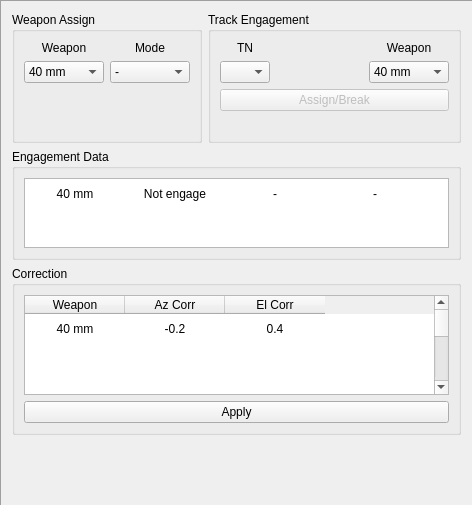
<?xml version="1.0" encoding="UTF-8"?>
<ui version="4.0">
 <class>FrameWAP</class>
 <widget class="QFrame" name="FrameWAP">
  <property name="enabled">
   <bool>true</bool>
  </property>
  <property name="geometry">
   <rect>
    <x>0</x>
    <y>0</y>
    <width>473</width>
    <height>506</height>
   </rect>
  </property>
  <property name="sizePolicy">
   <sizepolicy hsizetype="Fixed" vsizetype="Preferred">
    <horstretch>0</horstretch>
    <verstretch>0</verstretch>
   </sizepolicy>
  </property>
  <property name="maximumSize">
   <size>
    <width>16777215</width>
    <height>5006</height>
   </size>
  </property>
  <property name="windowTitle">
   <string>Frame</string>
  </property>
  <property name="frameShape">
   <enum>QFrame::Panel</enum>
  </property>
  <property name="frameShadow">
   <enum>QFrame::Sunken</enum>
  </property>
  <layout class="QGridLayout" name="gridLayout_3">
   <item row="3" column="0">
    <spacer name="verticalSpacer">
     <property name="orientation">
      <enum>Qt::Vertical</enum>
     </property>
     <property name="sizeType">
      <enum>QSizePolicy::Expanding</enum>
     </property>
     <property name="sizeHint" stdset="0">
      <size>
       <width>20</width>
       <height>61</height>
      </size>
     </property>
    </spacer>
   </item>
   <item row="0" column="0">
    <layout class="QHBoxLayout" name="horizontalLayout">
     <item>
      <widget class="QGroupBox" name="groupBoxWAP">
       <property name="styleSheet">
        <string notr="true"/>
       </property>
       <property name="title">
        <string>Weapon Assign</string>
       </property>
       <layout class="QGridLayout" name="gridLayout">
        <item row="0" column="0">
         <layout class="QHBoxLayout" name="horizontalLayout_4">
          <item>
           <layout class="QVBoxLayout" name="verticalLayout_8">
            <item>
             <widget class="QLabel" name="label_6">
              <property name="text">
               <string>Weapon</string>
              </property>
              <property name="alignment">
               <set>Qt::AlignCenter</set>
              </property>
             </widget>
            </item>
            <item>
             <widget class="QComboBox" name="comboBoxWAPWeapon">
              <property name="minimumSize">
               <size>
                <width>80</width>
                <height>0</height>
               </size>
              </property>
              <item>
               <property name="text">
                <string>40 mm</string>
               </property>
              </item>
             </widget>
            </item>
           </layout>
          </item>
          <item>
           <layout class="QVBoxLayout" name="verticalLayout_9">
            <item>
             <widget class="QLabel" name="label_7">
              <property name="text">
               <string>Mode</string>
              </property>
              <property name="alignment">
               <set>Qt::AlignCenter</set>
              </property>
             </widget>
            </item>
            <item>
             <widget class="QComboBox" name="comboBoxWAPMode">
              <property name="minimumSize">
               <size>
                <width>80</width>
                <height>0</height>
               </size>
              </property>
              <item>
               <property name="text">
                <string>-</string>
               </property>
              </item>
              <item>
               <property name="text">
                <string>Direct</string>
               </property>
              </item>
             </widget>
            </item>
           </layout>
          </item>
         </layout>
        </item>
        <item row="1" column="0">
         <spacer name="verticalSpacer_2">
          <property name="orientation">
           <enum>Qt::Vertical</enum>
          </property>
          <property name="sizeHint" stdset="0">
           <size>
            <width>20</width>
            <height>51</height>
           </size>
          </property>
         </spacer>
        </item>
       </layout>
      </widget>
     </item>
     <item>
      <widget class="QGroupBox" name="groupBoxTrackEng">
       <property name="styleSheet">
        <string notr="true"/>
       </property>
       <property name="title">
        <string>Track Engagement</string>
       </property>
       <layout class="QGridLayout" name="gridLayout_6">
        <item row="0" column="0">
         <layout class="QVBoxLayout" name="verticalLayout_3">
          <item>
           <layout class="QHBoxLayout" name="horizontalLayout_3">
            <item>
             <layout class="QHBoxLayout" name="horizontalLayout_2">
              <item>
               <layout class="QVBoxLayout" name="verticalLayout">
                <item>
                 <widget class="QLabel" name="label_2">
                  <property name="text">
                   <string>TN</string>
                  </property>
                  <property name="alignment">
                   <set>Qt::AlignCenter</set>
                  </property>
                 </widget>
                </item>
                <item>
                 <widget class="QComboBox" name="comboBoxTrackEngTN">
                  <property name="sizePolicy">
                   <sizepolicy hsizetype="Preferred" vsizetype="Fixed">
                    <horstretch>0</horstretch>
                    <verstretch>0</verstretch>
                   </sizepolicy>
                  </property>
                  <property name="minimumSize">
                   <size>
                    <width>50</width>
                    <height>0</height>
                   </size>
                  </property>
                  <property name="maximumSize">
                   <size>
                    <width>50</width>
                    <height>16777215</height>
                   </size>
                  </property>
                 </widget>
                </item>
               </layout>
              </item>
              <item>
               <spacer name="horizontalSpacer">
                <property name="orientation">
                 <enum>Qt::Horizontal</enum>
                </property>
                <property name="sizeHint" stdset="0">
                 <size>
                  <width>18</width>
                  <height>20</height>
                 </size>
                </property>
               </spacer>
              </item>
             </layout>
            </item>
            <item>
             <layout class="QVBoxLayout" name="verticalLayout_2">
              <item>
               <widget class="QLabel" name="label_3">
                <property name="text">
                 <string>Weapon</string>
                </property>
                <property name="alignment">
                 <set>Qt::AlignCenter</set>
                </property>
               </widget>
              </item>
              <item>
               <widget class="QComboBox" name="comboBoxTrackEngWeapon">
                <property name="minimumSize">
                 <size>
                  <width>80</width>
                  <height>0</height>
                 </size>
                </property>
                <item>
                 <property name="text">
                  <string>40 mm</string>
                 </property>
                </item>
               </widget>
              </item>
             </layout>
            </item>
           </layout>
          </item>
          <item>
           <widget class="QPushButton" name="pushButtonTrackEngAssign">
            <property name="enabled">
             <bool>false</bool>
            </property>
            <property name="text">
             <string>Assign/Break</string>
            </property>
           </widget>
          </item>
         </layout>
        </item>
        <item row="1" column="0">
         <spacer name="verticalSpacer_4">
          <property name="orientation">
           <enum>Qt::Vertical</enum>
          </property>
          <property name="sizeHint" stdset="0">
           <size>
            <width>20</width>
            <height>18</height>
           </size>
          </property>
         </spacer>
        </item>
       </layout>
      </widget>
     </item>
    </layout>
   </item>
   <item row="2" column="0">
    <widget class="QGroupBox" name="groupBoxCorr">
     <property name="sizePolicy">
      <sizepolicy hsizetype="Preferred" vsizetype="Fixed">
       <horstretch>0</horstretch>
       <verstretch>0</verstretch>
      </sizepolicy>
     </property>
     <property name="maximumSize">
      <size>
       <width>16777215</width>
       <height>300</height>
      </size>
     </property>
     <property name="styleSheet">
      <string notr="true"/>
     </property>
     <property name="title">
      <string>Correction</string>
     </property>
     <layout class="QGridLayout" name="gridLayout_5">
      <item row="0" column="0">
       <widget class="QTableWidget" name="tableWidgetCorrection">
        <property name="sizePolicy">
         <sizepolicy hsizetype="Preferred" vsizetype="Preferred">
          <horstretch>0</horstretch>
          <verstretch>0</verstretch>
         </sizepolicy>
        </property>
        <property name="maximumSize">
         <size>
          <width>1000</width>
          <height>100</height>
         </size>
        </property>
        <property name="styleSheet">
         <string notr="true"/>
        </property>
        <property name="sizeAdjustPolicy">
         <enum>QAbstractScrollArea::AdjustToContents</enum>
        </property>
        <property name="showGrid">
         <bool>false</bool>
        </property>
        <attribute name="horizontalHeaderDefaultSectionSize">
         <number>100</number>
        </attribute>
        <attribute name="verticalHeaderVisible">
         <bool>false</bool>
        </attribute>
        <row>
         <property name="text">
          <string>New Row</string>
         </property>
        </row>
        <row>
         <property name="text">
          <string>New Row</string>
         </property>
        </row>
        <row>
         <property name="text">
          <string>New Row</string>
         </property>
        </row>
        <row>
         <property name="text">
          <string>New Row</string>
         </property>
        </row>
        <row>
         <property name="text">
          <string>New Row</string>
         </property>
        </row>
        <row>
         <property name="text">
          <string>New Row</string>
         </property>
        </row>
        <row>
         <property name="text">
          <string>New Row</string>
         </property>
        </row>
        <row>
         <property name="text">
          <string>New Row</string>
         </property>
        </row>
        <column>
         <property name="text">
          <string>Weapon</string>
         </property>
         <property name="foreground">
          <brush brushstyle="NoBrush">
           <color alpha="255">
            <red>0</red>
            <green>0</green>
            <blue>0</blue>
           </color>
          </brush>
         </property>
        </column>
        <column>
         <property name="text">
          <string>Az Corr</string>
         </property>
        </column>
        <column>
         <property name="text">
          <string>El Corr</string>
         </property>
        </column>
        <item row="0" column="0">
         <property name="text">
          <string>40 mm</string>
         </property>
         <property name="textAlignment">
          <set>AlignCenter</set>
         </property>
        </item>
        <item row="0" column="1">
         <property name="text">
          <string>-0.2</string>
         </property>
         <property name="textAlignment">
          <set>AlignCenter</set>
         </property>
        </item>
        <item row="0" column="2">
         <property name="text">
          <string>0.4</string>
         </property>
         <property name="textAlignment">
          <set>AlignCenter</set>
         </property>
        </item>
       </widget>
      </item>
      <item row="1" column="0">
       <widget class="QPushButton" name="pushButtonCorrectionApply">
        <property name="text">
         <string>Apply</string>
        </property>
       </widget>
      </item>
     </layout>
    </widget>
   </item>
   <item row="1" column="0">
    <widget class="QGroupBox" name="groupBoxEng">
     <property name="styleSheet">
      <string notr="true"/>
     </property>
     <property name="title">
      <string>Engagement Data</string>
     </property>
     <layout class="QGridLayout" name="gridLayout_4">
      <item row="0" column="0">
       <widget class="QTableWidget" name="tableWidgetEngData">
        <property name="sizePolicy">
         <sizepolicy hsizetype="Preferred" vsizetype="Preferred">
          <horstretch>0</horstretch>
          <verstretch>0</verstretch>
         </sizepolicy>
        </property>
        <property name="styleSheet">
         <string notr="true"/>
        </property>
        <property name="sizeAdjustPolicy">
         <enum>QAbstractScrollArea::AdjustToContents</enum>
        </property>
        <property name="showGrid">
         <bool>false</bool>
        </property>
        <attribute name="horizontalHeaderVisible">
         <bool>false</bool>
        </attribute>
        <attribute name="horizontalHeaderDefaultSectionSize">
         <number>100</number>
        </attribute>
        <attribute name="horizontalHeaderHighlightSections">
         <bool>true</bool>
        </attribute>
        <attribute name="verticalHeaderVisible">
         <bool>false</bool>
        </attribute>
        <attribute name="verticalHeaderHighlightSections">
         <bool>true</bool>
        </attribute>
        <row>
         <property name="text">
          <string>New Row</string>
         </property>
        </row>
        <column>
         <property name="text">
          <string>Weapon</string>
         </property>
        </column>
        <column>
         <property name="text">
          <string>Engage</string>
         </property>
        </column>
        <column>
         <property name="text">
          <string>Az</string>
         </property>
        </column>
        <column>
         <property name="text">
          <string>Elv</string>
         </property>
        </column>
        <item row="0" column="0">
         <property name="text">
          <string>40 mm</string>
         </property>
         <property name="textAlignment">
          <set>AlignCenter</set>
         </property>
        </item>
        <item row="0" column="1">
         <property name="text">
          <string>Not engage</string>
         </property>
         <property name="textAlignment">
          <set>AlignCenter</set>
         </property>
        </item>
        <item row="0" column="2">
         <property name="text">
          <string>-</string>
         </property>
         <property name="textAlignment">
          <set>AlignCenter</set>
         </property>
        </item>
        <item row="0" column="3">
         <property name="text">
          <string>-</string>
         </property>
         <property name="textAlignment">
          <set>AlignCenter</set>
         </property>
        </item>
       </widget>
      </item>
     </layout>
    </widget>
   </item>
  </layout>
 </widget>
 <resources/>
 <connections/>
</ui>
